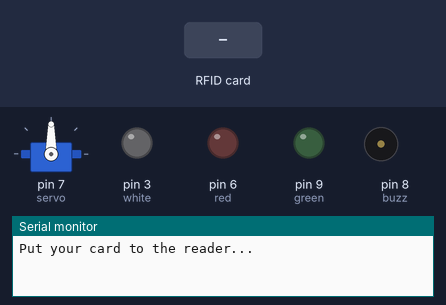
Simulated run of this sketch. Board: Arduino Uno, built with avr-gcc and run on an emulated ATmega328P. Shown: servo, output pins drawn as LEDs (lit = HIGH), buzzer (waves = sounding, pin HIGH), the last lines printed to the serial monitor. Inputs (shaded band) come from the test bench. Pins used as bus, display or sensor lines are not drawn.

Above: at 3.2 s.
3.3 s: RFID card 91 9E DD 1B held to the reader
At 7.4 s:
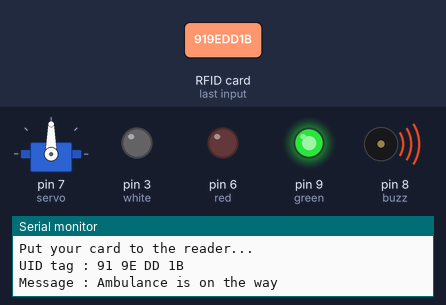
At 8.6 s:
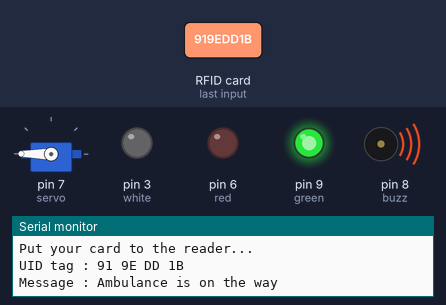
9.5 s: RFID card 91 9E DD 1B held to the reader
At 11.8 s:
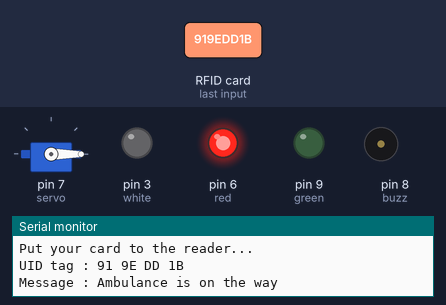
14.9 s: RFID card 5E 7A 19 C4 held to the reader
Timing chart, 0 to 26.3 s (numbered marks = the images above; inputs shaded):
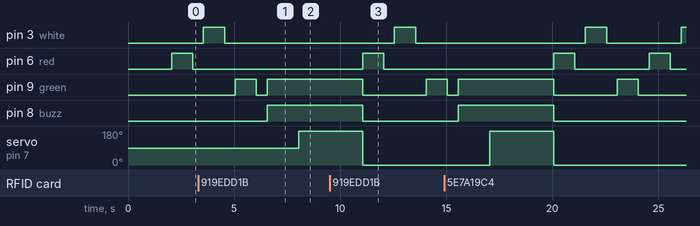

The sketch:

Emergency_vehicles_alert_system.ino
```cpp
#include <SPI.h>
#include <MFRC522.h>
#include <Servo.h>


#define SS_PIN 10 //SS is SDA
#define RST_PIN 5

Servo servo;
int red=6;
int white=3;
int green=9;
int buzz=8;

#define ACCESS_DELAY 2000
#define DENIED_DELAY 1000
MFRC522 mfrc522(SS_PIN, RST_PIN);   // Create MFRC522 instance.

void setup()
{
  pinMode(red,OUTPUT);
  pinMode(green,OUTPUT);
  pinMode(white,OUTPUT);
  pinMode(buzz,OUTPUT);

  Serial.begin(9600);   // Initiate a serial communication
  SPI.begin();          // Initiate  SPI bus
  mfrc522.PCD_Init();   // Initiate MFRC522


  delay(2000);
  servo.attach(7);
  Serial.println("Put your card to the reader...");
  Serial.println();


  //pinMode(3, OUTPUT);
}
void loop()
{
       digitalWrite(red,HIGH);
      delay(1000);
           digitalWrite(red,LOW);
      delay(500);
           digitalWrite(white,HIGH);
      delay(1000);
                 digitalWrite(white,LOW);
      delay(500);
           digitalWrite(green,HIGH);
      delay(1000);
                 digitalWrite(green,LOW);
      delay(500);
  // Look for new cards
  if ( ! mfrc522.PICC_IsNewCardPresent())
  {
    return;
  }
  // Select one of the cards
  if ( ! mfrc522.PICC_ReadCardSerial())
  {
    return;
  }

  //Show UID on serial monitor
  Serial.print("UID tag :");
  String content= "";
  byte letter;
  for (byte i = 0; i < mfrc522.uid.size; i++)
   {
     Serial.print(mfrc522.uid.uidByte[i] < 0x10 ? " 0" : " ");
     Serial.print(mfrc522.uid.uidByte[i], HEX);
     content.concat(String(mfrc522.uid.uidByte[i] < 0x10 ? " 0" : " "));
     content.concat(String(mfrc522.uid.uidByte[i], HEX));

   }
   Serial.println();
   Serial.print("Message : ");
   content.toUpperCase();
   if (content.substring(1) == "91 9E DD 1B") //change here the UID of the card
   {

     Serial.println("Ambulance is on the way");
     Serial.println();
     digitalWrite(green,HIGH);
     digitalWrite(buzz,HIGH);
   delay(1500);
     servo.write(180);
     delay(3000);
     servo.write(0);
    digitalWrite(green,LOW);
    digitalWrite(buzz,LOW);


   }


}
```

Measured:
- after the input at 3.3 s, pin 3 (white): goes on until 4.6 s, then stays LOW; pin 6 (red): stays LOW (without the input it goes to HIGH after 3.3 s); pin 8 (buzz): LOW → HIGH after 3.3 s; servo on pin 7 (servo): 90° → 180° after 4.8 s
